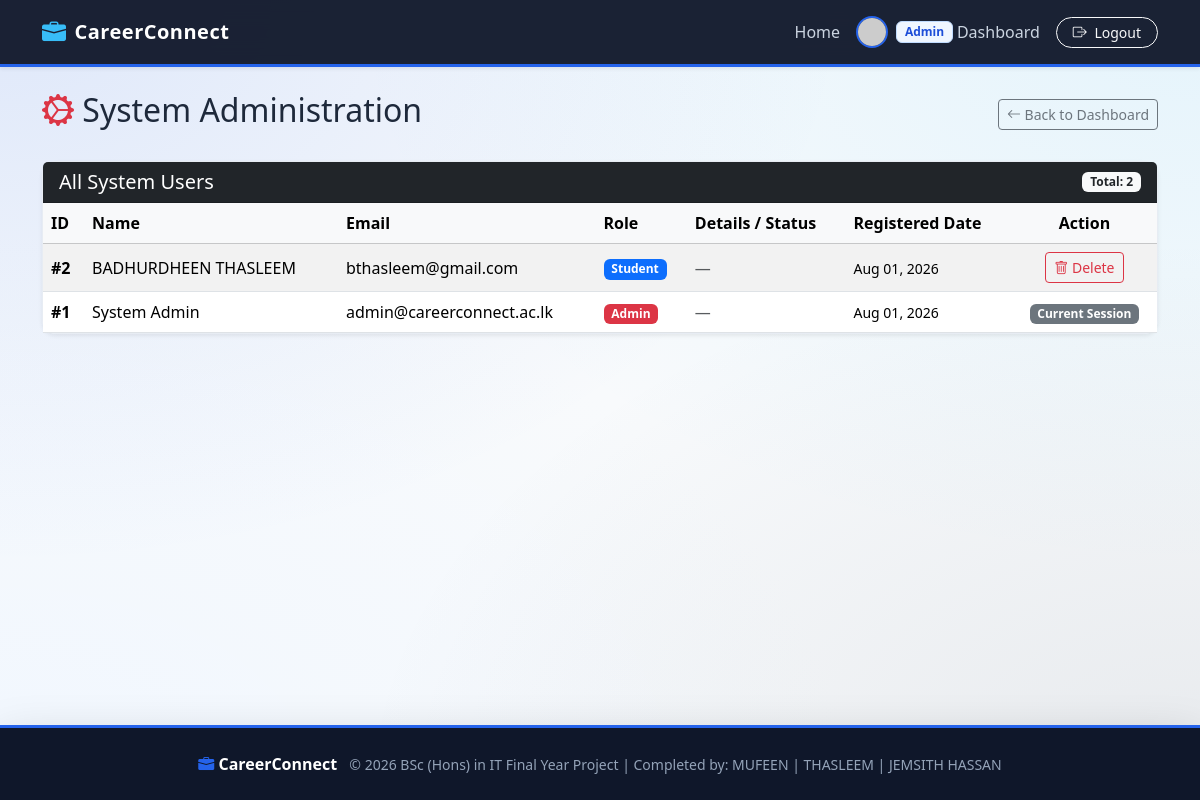
/manage_users.php (signed in), run on an earlier commit of the app's database.
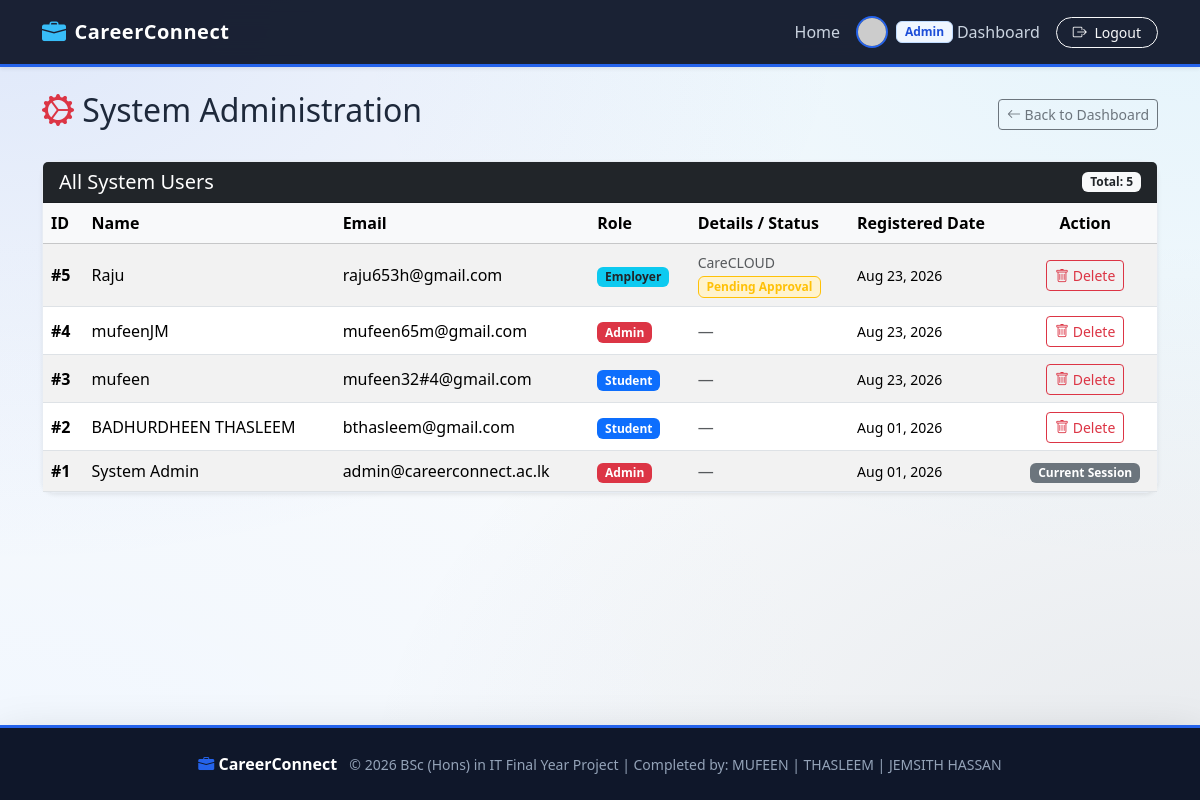
And on a later commit of the database.
### tables this page shows
CREATE TABLE users (
            user_id INTEGER PRIMARY KEY AUTOINCREMENT,
            name TEXT NOT NULL,
            email TEXT NOT NULL UNIQUE,
            password TEXT NOT NULL,
            role TEXT NOT NULL CHECK (role IN ('Student', 'Employer', 'Coordinator', 'Admin')),
            profile_pic TEXT DEFAULT NULL,
            created_at DATETIME DEFAULT CURRENT_TIMESTAMP
        );

CREATE TABLE employers (
            employer_id INTEGER PRIMARY KEY AUTOINCREMENT,
            user_id INTEGER NOT NULL UNIQUE,
            company_name TEXT NOT NULL,
            industry TEXT NOT NULL,
            company_website TEXT DEFAULT NULL,
            is_verified INTEGER DEFAULT 0 CHECK (is_verified IN (0, 1)),
            FOREIGN KEY (user_id) REFERENCES users(user_id) ON DELETE CASCADE
        );

### manage_users.php (the view, shortened to what this page needs)
<?php
$db = Database::getConnection();
$usersStmt = $db->query("
    SELECT u.user_id, u.name, u.email, u.role, u.created_at,
           e.company_name, e.is_verified
    FROM users u
    LEFT JOIN employers e ON u.user_id = e.user_id
    ORDER BY u.created_at DESC
");
$users = $usersStmt->fetchAll();
require_once __DIR__ . '/includes/header.php';
?>
<div class="d-flex justify-content-between align-items-center mb-4">
    <h2><i class="bi bi-gear-wide-connected text-danger"></i> System Administration</h2>
    <a href="dashboard.php" class="btn btn-outline-secondary btn-sm"><i class="bi bi-arrow-left"></i> Back to Dashboard</a>
</div>
<div class="card shadow-sm">
    <div class="card-header bg-dark text-white d-flex justify-content-between align-items-center">
        <h5 class="mb-0">All System Users</h5>
        <span class="badge bg-light text-dark">Total: <?= count($users) ?></span>
    </div>
    <div class="card-body p-0">
        <div class="table-responsive">
            <table class="table table-hover table-striped mb-0 align-middle">
                <thead class="table-light">
                    <tr>
                        <th>ID</th>
                        <th>Name</th>
                        <th>Email</th>
                        <th>Role</th>
                        <th>Details / Status</th>
                        <th>Registered Date</th>
                        <th class="text-center">Action</th>
                    </tr>
                </thead>
                <tbody>
                    <?php foreach ($users as $user): ?>
                        <tr>
                            <td><strong>#<?= $user['user_id'] ?></strong></td>
                            <td><?= htmlspecialchars($user['name']) ?></td>
                            <td><?= htmlspecialchars($user['email']) ?></td>
                            <td>
                                <?php
                                    $badgeClass = match($user['role']) {
                                        'Admin' => 'bg-danger',
                                        'Coordinator' => 'bg-warning text-dark',
                                        'Employer' => 'bg-info text-dark',
                                        'Student' => 'bg-primary',
                                        default => 'bg-secondary'
                                    };
                                ?>
                                <span class="badge <?= $badgeClass ?>"><?= htmlspecialchars($user['role']) ?></span>
                            </td>
                            <td>
                                <?php if ($user['role'] === 'Employer'): ?>
                                    <small class="d-block text-muted"><?= htmlspecialchars($user['company_name'] ?? 'N/A') ?></small>
                                    <?php if ($user['is_verified']): ?>
                                        <span class="badge bg-success-subtle text-success border border-success">Verified</span>
                                    <?php else: ?>
                                        <span class="badge bg-warning-subtle text-warning border border-warning">Pending Approval</span>
                                    <?php endif; ?>
                                <?php else: ?>
                                    <span class="text-muted">—</span>
                                <?php endif; ?>
                            </td>
                            <td><small><?= date('M d, Y', strtotime($user['created_at'])) ?></small></td>
                            <td class="text-center">
                                <?php if ($user['user_id'] !== $_SESSION['user_id']): ?>
                                    <a href="manage_users.php?action=delete&id=<?= $user['user_id'] ?>"
                                       class="btn btn-outline-danger btn-sm"
                                       onclick="return confirm('Are you sure you want to delete this account? This action cannot be undone.');">
                                        <i class="bi bi-trash"></i> Delete
                                    </a>
                                <?php else: ?>
                                    <span class="badge bg-secondary">Current Session</span>
                                <?php endif; ?>
                            </td>
                        </tr>
                    <?php endforeach; ?>
                </tbody>
            </table>
        </div>
    </div>
</div>
<?php require_once __DIR__ . '/includes/footer.php'; ?>

### includes/header.php (shortened to what this page needs)
<?php
function getProfilePicPath($picFileName) {
    return 'https://ui-avatars.com/api/?name=' . urlencode($_SESSION['name'] ?? 'User') . '&background=2563eb&color=fff&size=128';
}
?>
<!DOCTYPE html>
<html lang="en">
<head>
    <link href="https://cdn.jsdelivr.net/npm/bootstrap@5.3.2/dist/css/bootstrap.min.css" rel="stylesheet">
    <link href="https://cdn.jsdelivr.net/npm/bootstrap-icons@1.11.1/font/bootstrap-icons.css" rel="stylesheet">
</head>
<body class="d-flex flex-column min-vh-100">
<nav class="navbar navbar-expand-lg navbar-dark navbar-slate shadow-sm sticky-top">
  <div class="container">
    <a class="navbar-brand d-flex align-items-center" href="index.php">
        <i class="bi bi-briefcase-fill me-2 fs-4"></i>CareerConnect
    </a>
    <div class="collapse navbar-collapse" id="navbarNav">
      <ul class="navbar-nav ms-auto align-items-center">
        <li class="nav-item"><a class="nav-link" href="index.php">Home</a></li>
        <?php if (isset($_SESSION['user_id'])): ?>
            <li class="nav-item">
                <a class="nav-link d-flex align-items-center me-2" href="dashboard.php">
                    <img src="<?= getProfilePicPath($_SESSION['profile_pic'] ?? '') ?>" class="nav-profile-img me-2">
                    <span class="badge badge-sapphire me-1"><?= htmlspecialchars($_SESSION['role']) ?></span> Dashboard
                </a>
            </li>
            <li class="nav-item">
                <a class="btn btn-outline-light btn-sm px-3 rounded-pill" href="logout.php">
                    <i class="bi bi-box-arrow-right me-1"></i> Logout
                </a>
            </li>
        <?php endif; ?>
      </ul>
    </div>
  </div>
</nav>
<div class="container my-4 flex-grow-1">

### includes/footer.php (shortened to what this page needs)
</div>
<footer class="footer mt-auto py-4 text-center shadow-lg" style="background-color: var(--navy-900); border-top: 3px solid var(--sapphire-600); color: #94a3b8;">
  <div class="container">
    <div class="row align-items-center">
      <div class="col-md-12 text-center">
        <span class="fw-bold text-white me-2"><i class="bi bi-briefcase-fill text-sapphire"></i> CareerConnect</span>
        <small>&copy; <?= date('Y') ?> BSc (Hons) in IT Final Year Project | Completed by: MUFEEN | THASLEEM | JEMSITH HASSAN</small>
      </div>
    </div>
  </div>
</footer>
</body>
</html>

### includes/header.php (style rules this page uses)
:root { --navy-900: #0f172a; --navy-800: #1e293b; --sapphire-600: #2563eb; --sapphire-700: #1d4ed8; --sapphire-50: #eff6ff; --slate-800: #1e293b; --slate-600: #475569; }
body { background: radial-gradient(at 0% 0%, rgba(37, 99, 235, 0.12) 0px, transparent 50%), radial-gradient(at 100% 0%, rgba(56, 189, 248, 0.10) 0px, transparent 50%), radial-gradient(at 100% 100%, rgba(30, 41, 59, 0.08) 0px, transparent 50%), radial-gradient(at 0% 100%, rgba(239, 246, 255, 0.8) 0px, transparent 50%), #f8fafc; background-attachment: fixed; color: var(--slate-800); font-family: 'Segoe UI', system-ui, -apple-system, sans-serif; min-height: 100vh; }
.navbar-slate { background: rgba(15, 23, 42, 0.95) !important; backdrop-filter: blur(12px); border-bottom: 3px solid var(--sapphire-600); }
.navbar-brand { font-weight: 800; color: #ffffff !important; letter-spacing: 0.5px; }
.navbar-brand i { color: #38bdf8; }
.nav-link { color: #cbd5e1 !important; font-weight: 500; }
.card { background: rgba(255, 255, 255, 0.92); backdrop-filter: blur(10px); border: 1px solid rgba(226, 232, 240, 0.8); border-radius: 14px; box-shadow: 0 4px 15px rgba(15, 23, 42, 0.05); transition: transform 0.25s ease, box-shadow 0.25s ease; }
.badge-sapphire { background-color: var(--sapphire-50); color: var(--sapphire-700); border: 1px solid #bfdbfe; font-weight: 600; }
.nav-profile-img { width: 32px; height: 32px; object-fit: cover; border-radius: 50%; border: 2px solid var(--sapphire-600); }
.text-sapphire { color: var(--sapphire-600) !important; }

What changed in the data, as far as the page shows it:
added employers: user.user_id "5", user.name "Raju", user.email "raju653h@gmail.com", user.role "Employer", company_name "CareCLOUD", is_verified "Pending Approval", user.created_at "Aug 23, 2026"
added users: user_id "4", name "mufeenJM", email "mufeen65m@gmail.com", role "Admin", created_at "Aug 23, 2026"
added users: user_id "3", name "mufeen", email "mufeen32#4@gmail.com", role "Student", created_at "Aug 23, 2026"
Also different on the page:
count($users): "2" → "5"
